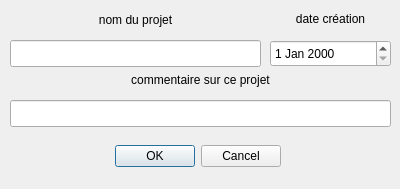
<?xml version="1.0" encoding="UTF-8"?>
<ui version="4.0">
 <class>CreerUnProjet</class>
 <widget class="QDialog" name="CreerUnProjet">
  <property name="geometry">
   <rect>
    <x>0</x>
    <y>0</y>
    <width>400</width>
    <height>189</height>
   </rect>
  </property>
  <property name="windowTitle">
   <string>Créer un projet</string>
  </property>
  <widget class="QDialogButtonBox" name="buttonBox">
   <property name="geometry">
    <rect>
     <x>110</x>
     <y>140</y>
     <width>171</width>
     <height>32</height>
    </rect>
   </property>
   <property name="orientation">
    <enum>Qt::Horizontal</enum>
   </property>
   <property name="standardButtons">
    <set>QDialogButtonBox::Cancel|QDialogButtonBox::Ok</set>
   </property>
  </widget>
  <widget class="QLabel" name="label_2">
   <property name="geometry">
    <rect>
     <x>270</x>
     <y>10</y>
     <width>121</width>
     <height>17</height>
    </rect>
   </property>
   <property name="text">
    <string>date création</string>
   </property>
   <property name="alignment">
    <set>Qt::AlignCenter</set>
   </property>
  </widget>
  <widget class="QLineEdit" name="L_nomprojet">
   <property name="geometry">
    <rect>
     <x>10</x>
     <y>40</y>
     <width>251</width>
     <height>27</height>
    </rect>
   </property>
   <property name="maxLength">
    <number>39</number>
   </property>
  </widget>
  <widget class="QDateEdit" name="L_dateEdit">
   <property name="geometry">
    <rect>
     <x>270</x>
     <y>40</y>
     <width>121</width>
     <height>27</height>
    </rect>
   </property>
  </widget>
  <widget class="QLabel" name="label">
   <property name="geometry">
    <rect>
     <x>10</x>
     <y>10</y>
     <width>251</width>
     <height>20</height>
    </rect>
   </property>
   <property name="text">
    <string>nom du projet</string>
   </property>
   <property name="alignment">
    <set>Qt::AlignCenter</set>
   </property>
  </widget>
  <widget class="QLineEdit" name="L_commentaire">
   <property name="geometry">
    <rect>
     <x>10</x>
     <y>100</y>
     <width>381</width>
     <height>27</height>
    </rect>
   </property>
   <property name="maxLength">
    <number>127</number>
   </property>
  </widget>
  <widget class="QLabel" name="label_3">
   <property name="geometry">
    <rect>
     <x>10</x>
     <y>70</y>
     <width>381</width>
     <height>20</height>
    </rect>
   </property>
   <property name="text">
    <string>commentaire sur ce projet</string>
   </property>
   <property name="alignment">
    <set>Qt::AlignCenter</set>
   </property>
  </widget>
 </widget>
 <resources/>
 <connections>
  <connection>
   <sender>buttonBox</sender>
   <signal>accepted()</signal>
   <receiver>CreerUnProjet</receiver>
   <slot>accept()</slot>
   <hints>
    <hint type="sourcelabel">
     <x>248</x>
     <y>254</y>
    </hint>
    <hint type="destinationlabel">
     <x>157</x>
     <y>274</y>
    </hint>
   </hints>
  </connection>
  <connection>
   <sender>buttonBox</sender>
   <signal>rejected()</signal>
   <receiver>CreerUnProjet</receiver>
   <slot>reject()</slot>
   <hints>
    <hint type="sourcelabel">
     <x>316</x>
     <y>260</y>
    </hint>
    <hint type="destinationlabel">
     <x>286</x>
     <y>274</y>
    </hint>
   </hints>
  </connection>
 </connections>
</ui>
